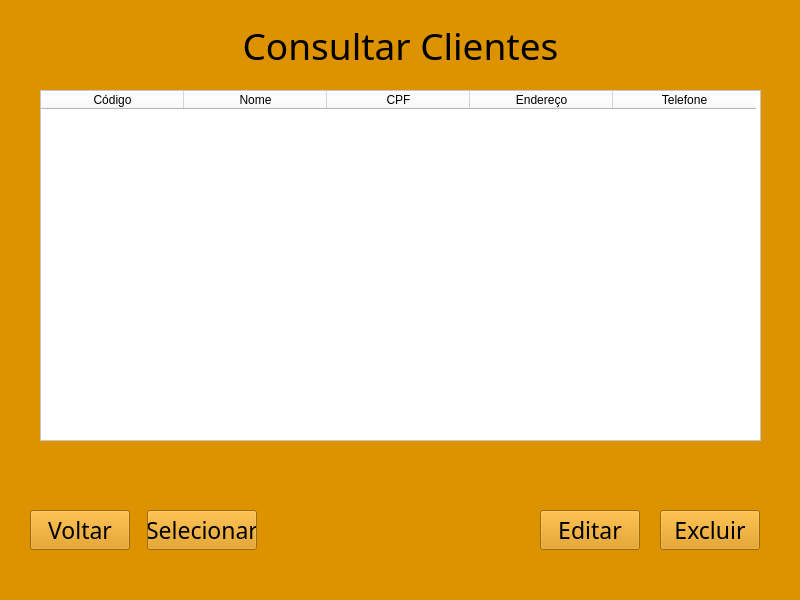
<?xml version="1.0" encoding="UTF-8"?>
<ui version="4.0">
 <class>MainWindow</class>
 <widget class="QMainWindow" name="MainWindow">
  <property name="geometry">
   <rect>
    <x>0</x>
    <y>0</y>
    <width>800</width>
    <height>600</height>
   </rect>
  </property>
  <property name="minimumSize">
   <size>
    <width>800</width>
    <height>600</height>
   </size>
  </property>
  <property name="windowTitle">
   <string>MainWindow</string>
  </property>
  <property name="styleSheet">
   <string notr="true">background-color: rgb(221, 147, 0);</string>
  </property>
  <widget class="QWidget" name="centralwidget">
   <widget class="QLabel" name="label">
    <property name="geometry">
     <rect>
      <x>210</x>
      <y>10</y>
      <width>381</width>
      <height>71</height>
     </rect>
    </property>
    <property name="font">
     <font>
      <family>Algerian</family>
      <pointsize>28</pointsize>
     </font>
    </property>
    <property name="text">
     <string>Consultar Clientes</string>
    </property>
    <property name="alignment">
     <set>Qt::AlignCenter</set>
    </property>
   </widget>
   <widget class="QTableWidget" name="tableWidget">
    <property name="geometry">
     <rect>
      <x>40</x>
      <y>90</y>
      <width>721</width>
      <height>351</height>
     </rect>
    </property>
    <property name="font">
     <font>
      <pointsize>11</pointsize>
     </font>
    </property>
    <property name="styleSheet">
     <string notr="true">background-color: rgb(255, 255, 255);</string>
    </property>
    <property name="verticalScrollBarPolicy">
     <enum>Qt::ScrollBarAsNeeded</enum>
    </property>
    <attribute name="horizontalHeaderDefaultSectionSize">
     <number>143</number>
    </attribute>
    <column>
     <property name="text">
      <string>Código</string>
     </property>
    </column>
    <column>
     <property name="text">
      <string>Nome</string>
     </property>
    </column>
    <column>
     <property name="text">
      <string>CPF</string>
     </property>
    </column>
    <column>
     <property name="text">
      <string>Endereço</string>
     </property>
    </column>
    <column>
     <property name="text">
      <string>Telefone</string>
     </property>
    </column>
   </widget>
   <widget class="QPushButton" name="botaoEditar">
    <property name="geometry">
     <rect>
      <x>540</x>
      <y>510</y>
      <width>100</width>
      <height>40</height>
     </rect>
    </property>
    <property name="font">
     <font>
      <family>Bodoni MT</family>
      <pointsize>17</pointsize>
     </font>
    </property>
    <property name="styleSheet">
     <string notr="true">background-color: rgb(227, 131, 0);
color: rgb(53, 41,5);
pushButton{
border-styler: inset;
border-width: medium;	
#border-color: rgb(53, 41, 5);
box-shadow: black 60px -16px;
border-radius: 50px;
}</string>
    </property>
    <property name="text">
     <string>Editar</string>
    </property>
   </widget>
   <widget class="QPushButton" name="botaoVoltar">
    <property name="geometry">
     <rect>
      <x>30</x>
      <y>510</y>
      <width>100</width>
      <height>40</height>
     </rect>
    </property>
    <property name="font">
     <font>
      <family>Bodoni MT</family>
      <pointsize>17</pointsize>
     </font>
    </property>
    <property name="styleSheet">
     <string notr="true">background-color: rgb(227, 131, 0);
color: rgb(53, 41,5);
pushButton{
border-styler: inset;
border-width: medium;	
#border-color: rgb(53, 41, 5);
box-shadow: black 60px -16px;
border-radius: 50px;
}</string>
    </property>
    <property name="text">
     <string>Voltar</string>
    </property>
   </widget>
   <widget class="QPushButton" name="botaoExcluir">
    <property name="geometry">
     <rect>
      <x>660</x>
      <y>510</y>
      <width>100</width>
      <height>40</height>
     </rect>
    </property>
    <property name="font">
     <font>
      <family>Bodoni MT</family>
      <pointsize>17</pointsize>
     </font>
    </property>
    <property name="styleSheet">
     <string notr="true">background-color: rgb(227, 131, 0);
color: rgb(53, 41,5);
pushButton{
border-styler: inset;
border-width: medium;	
#border-color: rgb(53, 41, 5);
box-shadow: black 60px -16px;
border-radius: 50px;
}</string>
    </property>
    <property name="text">
     <string>Excluir</string>
    </property>
   </widget>
   <widget class="QLabel" name="label_3">
    <property name="geometry">
     <rect>
      <x>40</x>
      <y>10</y>
      <width>80</width>
      <height>70</height>
     </rect>
    </property>
    <property name="text">
     <string/>
    </property>
    <property name="pixmap">
     <pixmap>../Sistema Manda Brasa Atualizado/burguer2.png</pixmap>
    </property>
    <property name="scaledContents">
     <bool>true</bool>
    </property>
   </widget>
   <widget class="QLabel" name="label_2">
    <property name="geometry">
     <rect>
      <x>680</x>
      <y>10</y>
      <width>80</width>
      <height>70</height>
     </rect>
    </property>
    <property name="text">
     <string/>
    </property>
    <property name="pixmap">
     <pixmap>../Sistema Manda Brasa Atualizado/burguer2.png</pixmap>
    </property>
    <property name="scaledContents">
     <bool>true</bool>
    </property>
   </widget>
   <widget class="QPushButton" name="botaoSelecionar">
    <property name="geometry">
     <rect>
      <x>147</x>
      <y>510</y>
      <width>110</width>
      <height>40</height>
     </rect>
    </property>
    <property name="font">
     <font>
      <family>Bodoni MT</family>
      <pointsize>17</pointsize>
     </font>
    </property>
    <property name="styleSheet">
     <string notr="true">background-color: rgb(227, 131, 0);
color: rgb(53, 41,5);
pushButton{
border-styler: inset;
border-width: medium;	
#border-color: rgb(53, 41, 5);
box-shadow: black 60px -16px;
border-radius: 50px;
}</string>
    </property>
    <property name="text">
     <string>Selecionar</string>
    </property>
   </widget>
  </widget>
  <widget class="QMenuBar" name="menubar">
   <property name="geometry">
    <rect>
     <x>0</x>
     <y>0</y>
     <width>800</width>
     <height>21</height>
    </rect>
   </property>
  </widget>
  <widget class="QStatusBar" name="statusbar"/>
 </widget>
 <tabstops>
  <tabstop>tableWidget</tabstop>
  <tabstop>botaoVoltar</tabstop>
  <tabstop>botaoEditar</tabstop>
  <tabstop>botaoExcluir</tabstop>
 </tabstops>
 <resources/>
 <connections/>
</ui>
